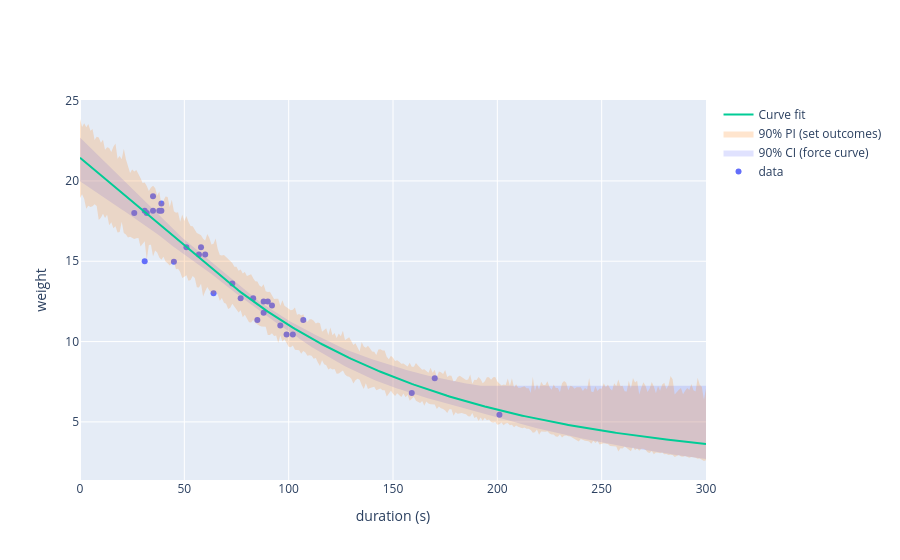

The cell this chart's notebook holds for it:
### Markdown cell above
## 3. Curve fitting
### Spliced Linear–Exponential fit with bootstrap CIs and proportional-noise PIs
**Purpose.**
This routine fits a performance curve that combines two parts:
1) A **linear power range** and
2) An **exponential endurance range**.

It also visualizes uncertainty around the fitted curve:
* **Confidence bands (CI):** show how the *true underlying power curve* might vary.
* **Prediction bands (PI):** show how *future set outcomes* might spread around the curve.
The prediction bands use **proportional Gaussian noise**, meaning the scatter increases with the weight lifted.

---
### Model (`spliced_linear_exp_model`)
* For durations `x ≤ x1`: a **linear** section with slope `s = (w1 - w0) / x1`
  → `y = w0 + s·x`
* For durations `x > x1`: an **exponential decay** approaching an endurance floor `ef`
  → `y = ef + (w1 - ef) · exp(- (x - x1) / τ)`
  Both parts join smoothly at `(x1, w1)` with the same slope `s`.

---
### Parameters fitted (4)
* **w0** — weight at duration 0 s (approx. 1RM / max power)
* **w1** — weight at splice point `x1` (end of power range)
* **ef** — endurance floor (lowest sustainable weight for very long durations)
* **x1** — splice point in seconds (where power transitions to endurance)

---
### Interpretation
* **Green line:** best-fit curve combining power and endurance behavior
* **Blue band (CI):** uncertainty in the *true* curve (from bootstrap resampling)
* **Orange band (PI):** expected variation in *actual observed sets* (includes random day-to-day fluctuations)

### Code cell
from scipy.optimize import curve_fit
import plotly.graph_objects as go
import numpy as np # Import numpy

mask = np.isfinite(df['max_hold']) & np.isfinite(df['transformed_weight'])
df_fit = df.loc[mask]
x = df_fit['max_hold'].to_numpy(dtype=float)
y = df_fit['transformed_weight'].to_numpy(dtype=float)


def spliced_linear_exp_model(x: np.ndarray, w0: float, w1: float, ef: float, x1: float) -> np.ndarray:
    """
    :param x: durations
    :param w0: weight at duration 0
    :param w1: weight at slice point x1 (end of linear power section)
    :param ef: endurance floor (asymptotic weight as duration → ∞)
    :param x1: splice point (seconds)
    """
    s = (w1 - w0) / x1
    Ctot = max(1e-9, w1 - ef)
    tau = -Ctot / s
    x = np.asarray(x, dtype=float)
    left = w0 + s * x
    t = np.maximum(0.0, x - x1)
    right = ef + Ctot * np.exp(-t / tau)
    return np.where(x <= x1, left, right)

def initial_guess(x, y):
    # Initial guesses
    min_y = float(y.min())
    max_y = float(y.max())

    x1_init = 80.0
    w0_init = max_y
    w1_init = y.mean()
    ef_init = min_y
    lower_bounds = [min_y, min_y, min_y * 0.1, 30.0]
    upper_bounds = [max_y * 10.0, max_y, max_y, 180.0]
    p0 = np.array([float(w0_init), float(w1_init), float(ef_init), float(x1_init)], dtype=float)
    p0 = np.clip(p0, np.array(lower_bounds, dtype=float), np.array(upper_bounds, dtype=float))

    return lower_bounds, upper_bounds, p0


lower_bounds, upper_bounds, p0 = initial_guess(x, y)

params, cov = curve_fit(
    spliced_linear_exp_model,
    x,
    y,
    p0=p0,
    bounds=(lower_bounds, upper_bounds),
    maxfev=20000,
)
stderr = np.sqrt(np.diag(cov))
w0, w1, ef, x1 = params
y_fit = spliced_linear_exp_model(x, *params)
ss_res = float(np.sum((y - y_fit) ** 2))
ss_tot = float(np.sum((y - y.mean()) ** 2))
r2 = 1.0 - ss_res / ss_tot if ss_tot > 0 else float('nan')
print(
    f"[1b] 1RM: {w0:.4f} ± {stderr[0]:.4f}, strength={w1:.4f} ± {stderr[1]:.4f}, "
    f"endurance floor: {ef:.4f} ± {stderr[2]:.4f}, x1={x1:.2f} ± {stderr[3]:.2f}, R²={r2:.4f}"
)

# Overlay fitted curve
x_line = np.linspace(0.0, 300, 301)
y_line = spliced_linear_exp_model(x_line, *params)

# Bootstrap percentile bands by refitting on resampled (x,y) using model 1b
rng = np.random.default_rng(0)
n_boot = 100
preds = []
for _ in range(n_boot):
    idx = rng.integers(0, len(x), size=len(x))
    xb = x[idx]
    yb = y[idx]

    lower_bounds_b, upper_bounds_b, p0_b = initial_guess(xb, yb)


    try:
        params_b, _ = curve_fit(
            spliced_linear_exp_model,
            xb,
            yb,
            p0=p0_b,
            bounds=(lower_bounds_b, upper_bounds_b),
            maxfev=20000,
        )
        preds.append(spliced_linear_exp_model(x_line, *params_b))
    except Exception:
        continue

y_line_boot_base = y_line
# Bootstrap distribution of the mean curve on x_line
Y_mean = np.vstack(preds)  # shape: [n_boot, len(x_line)]

# --- Confidence band (mean) ---
ci_lo, ci_med, ci_hi = np.percentile(Y_mean, [5, 50.0, 95], axis=0)

# --- Proportional Gaussian Prediction band (future observation) ---
# Estimate proportionality c from residuals: sd ≈ c * mean
tiny = 1e-9
residuals = y - y_fit
mask = np.asarray(y_fit) > tiny
if np.any(mask):
    c = np.sqrt(np.mean((residuals[mask] / np.maximum(y_fit[mask], tiny))**2))
else:
    c = 0.0 # if something degenerate happens


# Heteroscedastic noise SD at each (bootstrap, x) point
sigma_x = c * np.maximum(Y_mean, tiny)            # same shape as Y_mean
E = rng.normal(loc=0.0, scale=sigma_x)            # proportional Gaussian noise
Y_pred = Y_mean + E                                # distribution of future obs

pi_lo, pi_med, pi_hi = np.percentile(Y_pred, [5, 50.0, 95], axis=0)

# ---- Plot everything ----
fig_show = go.Figure()
# Data points
fig_show.add_trace(go.Scatter(x=x, y=y, mode='markers', name='data', text=df_fit['date_time']))

# 90% CI (mean) band (using 5th and 95th percentiles for 90% CI) - Keep for reference but set fillcolor to transparent
fig_show.add_trace(go.Scatter(x=x_line, y=ci_lo, mode='lines', name='CI low', line=dict(width=0), showlegend=False, hoverinfo='skip'))
fig_show.add_trace(go.Scatter(x=x_line, y=ci_hi, mode='lines', name='90% CI (force curve)', fill='tonexty', line=dict(width=0), fillcolor='rgba(99,110,250,0.20)'))


# 90% PI (future observation) band (using 5th and 95th percentiles for 90% PI) — plotted behind main curve so it’s visible and wider
fig_show.add_trace(go.Scatter(x=x_line, y=pi_lo, mode='lines', name='PI low', line=dict(width=0), showlegend=False, hoverinfo='skip'))
fig_show.add_trace(go.Scatter(x=x_line, y=pi_hi, mode='lines', name='90% PI (set outcomes)', fill='tonexty', line=dict(width=0), fillcolor='rgba(255,127,14,0.20)'))

# Fitted curve
fig_show.add_trace(go.Scatter(x=x_line, y=y_line, mode='lines', name='Curve fit', line=dict(color='rgba(0,204,150,1)')))

# # Add vertical lines at target_durations
# for duration in target_durations:
#     fig_show.add_shape(
#         type="line",
#         x0=duration,
#         y0=0,
#         x1=duration,
#         y1=max(y), # Extend line to max y value or beyond if needed
#         line=dict(
#             color="Grey",
#             width=1,
#             dash="dot",
#         )
#     )


fig_show.update_layout(xaxis_title='duration (s)', yaxis_title='weight', legend_title_text='')
fig_show.show()

### Figure 1 — Plotly figure (JSON) as saved in the notebook; plotly's stock layout.template omitted (floating-point values rounded to 4 significant figures; data arrays with more than 128 entries replaced by an {"elided": "..."} marker saying what was removed)
{"data": [{"mode": "markers", "name": "data", "text": ["2025-10-16T17:21:45.596000+00:00", "2025-10-16T17:17:21.428000+00:00", "2025-10-15T19:55:41.009000+00:00", "2025-10-15T07:52:34.678000+00:00", "2025-10-14T19:58:10.541000+00:00", "2025-10-14T07:52:58.927000+00:00", "2025-10-13T17:37:15.915000+00:00", "2025-10-11T08:59:11.782000+00:00", "2025-10-10T19:28:20.623000+00:00", "2025-10-10T09:25:20.823000+00:00", "2025-10-09T19:54:01.883000+00:00", "2025-10-09T07:46:49.068000+00:00", "2025-10-08T19:44:49.722000+00:00", "2025-10-08T07:52:42.920000+00:00", "2025-10-07T19:27:09.797000+00:00", "2025-10-07T09:21:14.221000+00:00", "2025-10-06T18:05:07.499000+00:00", "2025-10-06T08:18:20.672000+00:00", "2025-10-05T19:15:48.509000+00:00", "2025-10-04T10:56:50.238000+00:00", "2025-10-04T09:04:22.264000+00:00", "2025-10-03T21:31:29.996000+00:00", "2025-10-03T21:07:23.400000+00:00", "2025-10-03T10:25:22.883000+00:00", "2025-10-02T19:35:20.763000+00:00", "2025-10-01T17:45:26.534000+00:00", "2025-10-01T08:18:18.243000+00:00", "2025-09-30T19:10:31.115000+00:00", "2025-09-30T18:49:32.325000+00:00", "2025-09-30T10:58:51.240000+00:00"], "type": "scatter", "x": [31.0, 85.0, 60.0, 39.0, 107.0, 57.0, 35.0, 92.0, 58.0, 39.0, 88.0, 159.0, 51.0, 88.0, 35.0, 96.0, 83.0, 38.0, 90.0, 32.0, 99.0, 26.0, 102.0, 73.0, 77.0, 64.0, 170.0, 201.0, 45.0, 31.0], "y": [18.14, 11.34, 15.42, 18.14, 11.34, 15.42, 19.05, 12.25, 15.88, 18.6, 11.79, 6.804, 15.88, 12.5, 18.14, 11.0, 12.7, 18.14, 12.5, 18.0, 10.43, 18.0, 10.43, 13.61, 12.7, 13.0, 7.711, 5.443, 14.97, 15.0]}, {"hoverinfo": "skip", "line": {"width": 0}, "mode": "lines", "name": "CI low", "showlegend": false, "type": "scatter", "x": {"elided": "301 float values"}, "y": {"elided": "301 float values"}}, {"fill": "tonexty", "fillcolor": "rgba(99,110,250,0.20)", "line": {"width": 0}, "mode": "lines", "name": "90% CI (force curve)", "type": "scatter", "x": {"elided": "301 float values"}, "y": {"elided": "301 float values"}}, {"hoverinfo": "skip", "line": {"width": 0}, "mode": "lines", "name": "PI low", "showlegend": false, "type": "scatter", "x": {"elided": "301 float values"}, "y": {"elided": "301 float values"}}, {"fill": "tonexty", "fillcolor": "rgba(255,127,14,0.20)", "line": {"width": 0}, "mode": "lines", "name": "90% PI (set outcomes)", "type": "scatter", "x": {"elided": "301 float values"}, "y": {"elided": "301 float values"}}, {"line": {"color": "rgba(0,204,150,1)"}, "mode": "lines", "name": "Curve fit", "type": "scatter", "x": {"elided": "301 float values"}, "y": {"elided": "301 float values"}}], "layout": {"legend": {"title": {"text": ""}}, "xaxis": {"title": {"text": "duration (s)"}}, "yaxis": {"title": {"text": "weight"}}}}
